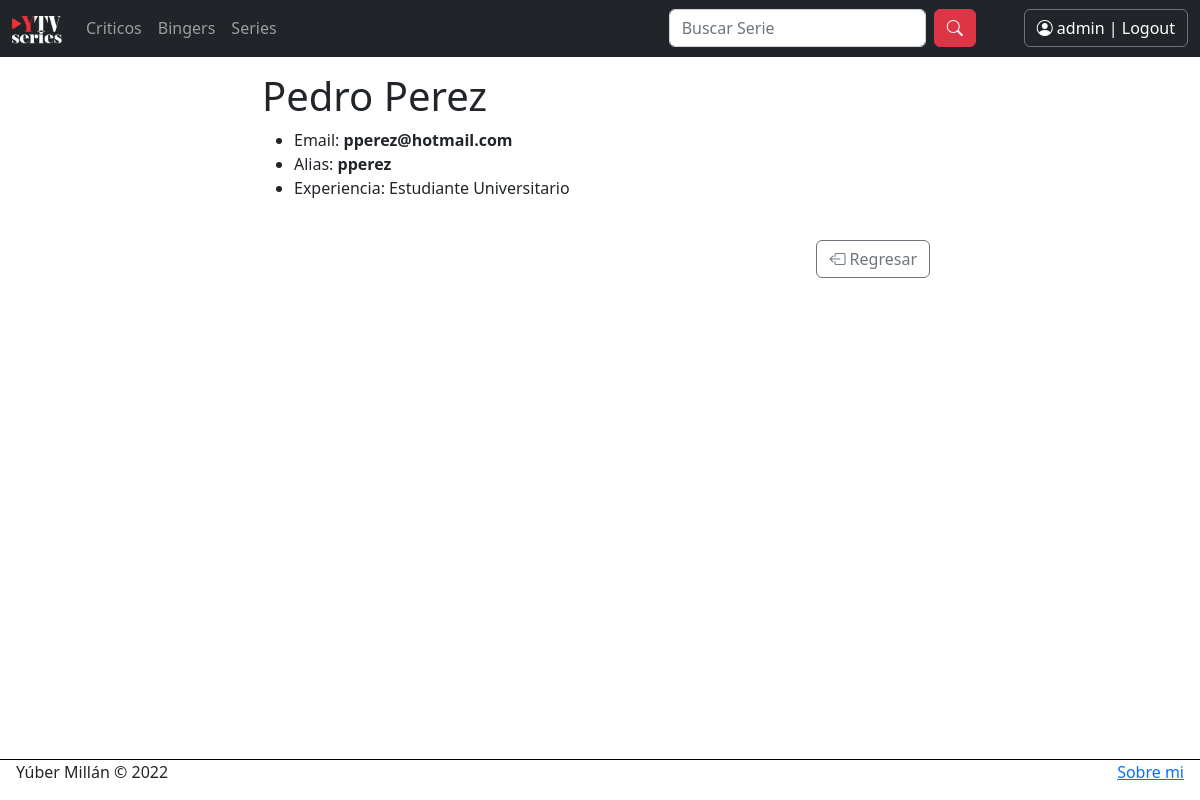
/usuarios/critico/2 (signed in), run on an earlier commit of the app's database.
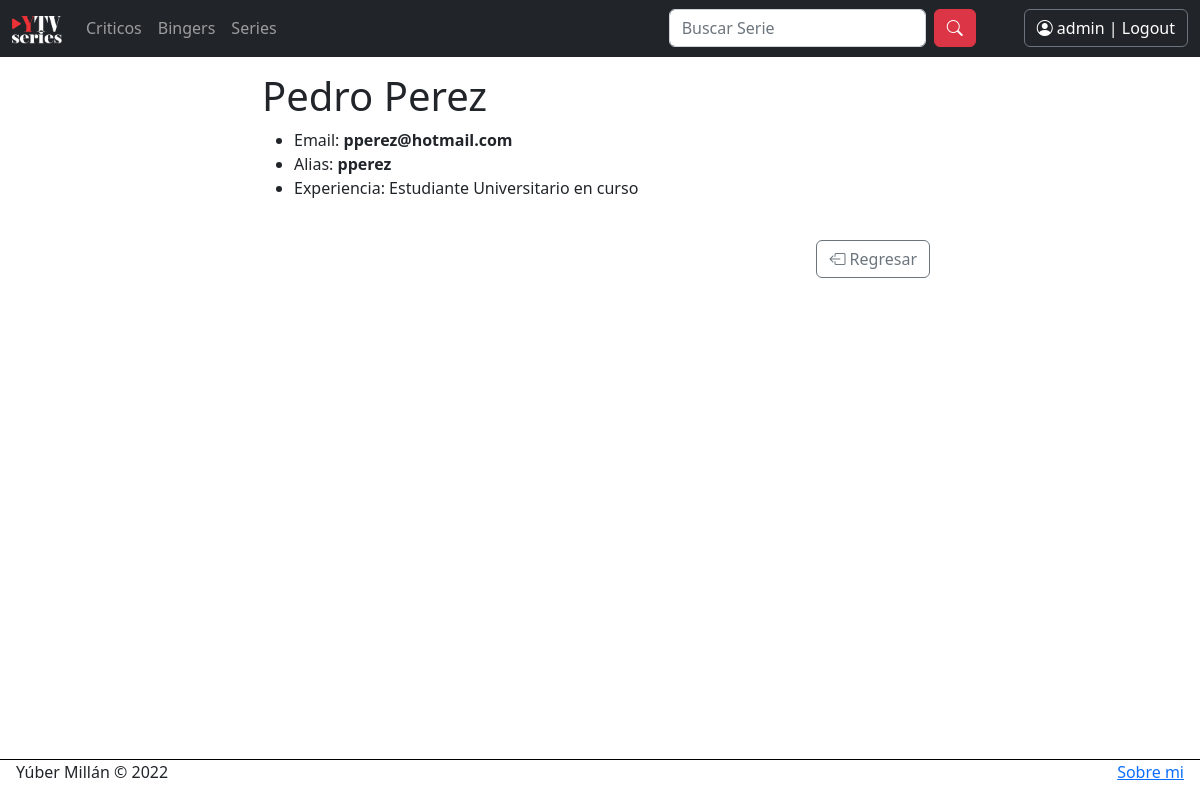
And on a later commit of the database.
### usuarios/models.py (models this page shows, shortened)
class Critico(models.Model):
    nombre = models.CharField(max_length=50)
    apellido = models.CharField(max_length=50)
    email = models.EmailField()
    alias = models.CharField(max_length=20)
    experiencia = models.TextField()

### usuarios/views.py (the view)
# urls.py: path("critico/<id>", views.ver_critico, name="VerCritico"),
@user_passes_test(es_admin)
def ver_critico(request, id):
    critic = Critico.objects.get(id=id)
    return render(request, "usuarios/ver_critico.html", {"critico": critic})

### usuarios/views.py (called while the page is built)
def es_admin(user):
    return user.is_authenticated and user.is_staff

### usuarios/templates/usuarios/ver_critico.html
{% extends 'layout.html' %}
{% block contenido %}
<h1>{{ critico.nombre }} {{ critico.apellido }}</h1>
<ul>
    <li>Email:  <b>{{ critico.email }}</b></li>
    <li>Alias:  <b>{{ critico.alias }}</b></li>
    <li>Experiencia: {{ critico.experiencia }}</li>
</ul>
<div class="py-4" style="float: right; margin-right: 8px;">
    <a class="btn btn-outline-secondary" href="{% url 'ListaCriticos' %}">
    <i class="bi bi-box-arrow-left"></i> Regresar</a>
</div>
{% endblock contenido %}

What changed in the data, as far as the page shows it:
changed Critico "Pedro": experiencia "Estudiante Universitario" → "Estudiante Universitario en curso"
